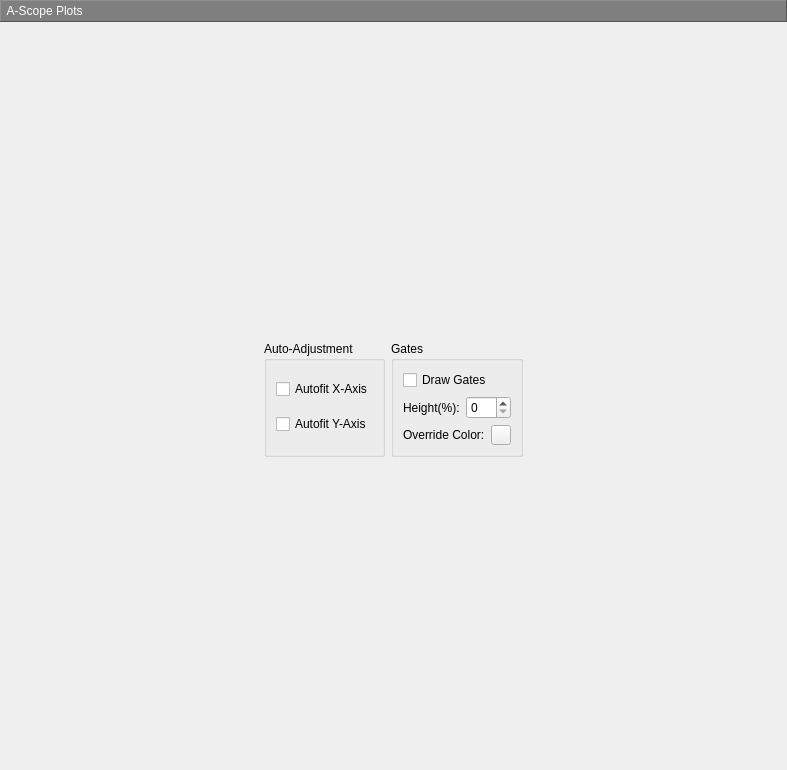
       <widget class="QWidget" name="page_11">
        <layout class="QVBoxLayout" name="verticalLayout_69">
         <property name="leftMargin">
          <number>0</number>
         </property>
         <property name="topMargin">
          <number>0</number>
         </property>
         <property name="rightMargin">
          <number>0</number>
         </property>
         <property name="bottomMargin">
          <number>0</number>
         </property>
         <item>
          <widget class="QLabel" name="label_189">
           <property name="minimumSize">
            <size>
             <width>0</width>
             <height>22</height>
            </size>
           </property>
           <property name="styleSheet">
            <string notr="true">color: rgb(255, 255, 255);
background-color: rgb(127, 127, 127);</string>
           </property>
           <property name="frameShape">
            <enum>QFrame::Panel</enum>
           </property>
           <property name="frameShadow">
            <enum>QFrame::Raised</enum>
           </property>
           <property name="text">
            <string> A-Scope Plots</string>
           </property>
          </widget>
         </item>
         <item>
          <spacer name="verticalSpacer_11">
           <property name="orientation">
            <enum>Qt::Vertical</enum>
           </property>
           <property name="sizeHint" stdset="0">
            <size>
             <width>20</width>
             <height>313</height>
            </size>
           </property>
          </spacer>
         </item>
         <item>
          <layout class="QHBoxLayout" name="horizontalLayout_27">
           <item>
            <spacer name="horizontalSpacer_47">
             <property name="orientation">
              <enum>Qt::Horizontal</enum>
             </property>
             <property name="sizeHint" stdset="0">
              <size>
               <width>264</width>
               <height>20</height>
              </size>
             </property>
            </spacer>
           </item>
           <item>
            <layout class="QHBoxLayout" name="horizontalLayout_76">
             <item>
              <widget class="QGroupBox" name="groupBox_23">
               <property name="title">
                <string>Auto-Adjustment</string>
               </property>
               <layout class="QVBoxLayout" name="verticalLayout_36">
                <item>
                 <widget class="QCheckBox" name="checkBox_25">
                  <property name="text">
                   <string>Autofit X-Axis</string>
                  </property>
                 </widget>
                </item>
                <item>
                 <widget class="QCheckBox" name="checkBox_26">
                  <property name="text">
                   <string>Autofit Y-Axis</string>
                  </property>
                 </widget>
                </item>
               </layout>
              </widget>
             </item>
             <item>
              <widget class="QGroupBox" name="groupBox_24">
               <property name="title">
                <string>Gates</string>
               </property>
               <layout class="QVBoxLayout" name="verticalLayout_37">
                <item>
                 <widget class="QCheckBox" name="checkBox_27">
                  <property name="text">
                   <string>Draw Gates</string>
                  </property>
                 </widget>
                </item>
                <item>
                 <layout class="QHBoxLayout" name="horizontalLayout_74">
                  <item>
                   <widget class="QLabel" name="label_92">
                    <property name="text">
                     <string>Height(%):</string>
                    </property>
                   </widget>
                  </item>
                  <item>
                   <widget class="QSpinBox" name="spinBox_6"/>
                  </item>
                 </layout>
                </item>
                <item>
                 <layout class="QHBoxLayout" name="horizontalLayout_75">
                  <item>
                   <widget class="QLabel" name="label_93">
                    <property name="text">
                     <string>Override Color:</string>
                    </property>
                   </widget>
                  </item>
                  <item>
                   <widget class="ColorButton" name="pushButton_59">
                    <property name="maximumSize">
                     <size>
                      <width>20</width>
                      <height>20</height>
                     </size>
                    </property>
                    <property name="text">
                     <string/>
                    </property>
                   </widget>
                  </item>
                 </layout>
                </item>
               </layout>
              </widget>
             </item>
            </layout>
           </item>
           <item>
            <spacer name="horizontalSpacer_48">
             <property name="orientation">
              <enum>Qt::Horizontal</enum>
             </property>
             <property name="sizeHint" stdset="0">
              <size>
               <width>264</width>
               <height>20</height>
              </size>
             </property>
            </spacer>
           </item>
          </layout>
         </item>
         <item>
          <spacer name="verticalSpacer_10">
           <property name="orientation">
            <enum>Qt::Vertical</enum>
           </property>
           <property name="sizeHint" stdset="0">
            <size>
             <width>20</width>
             <height>313</height>
            </size>
           </property>
          </spacer>
         </item>
        </layout>
       </widget>
